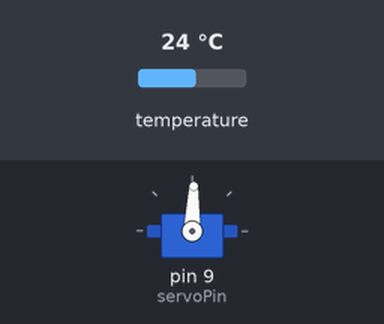
A sketch run on a simulated Arduino Uno, built with avr-gcc and run on an emulated ATmega328P. Parts: servo. Inputs (shaded band) come from the test bench; at power-on: temperature 24 °C.

Above: at 2.7 s.
2.8 s: temperature set to 12 °C
At 4.7 s:
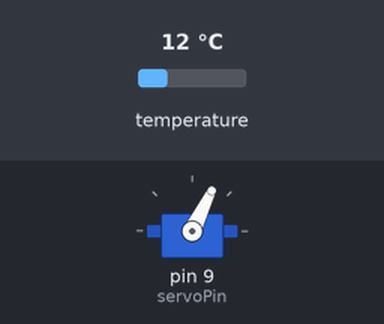
5.0 s: temperature set to 33 °C
At 6.7 s:
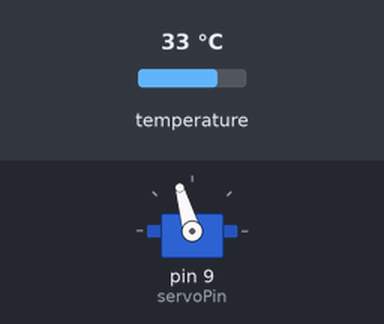
7.5 s: temperature set to 41 °C
At 9.7 s:
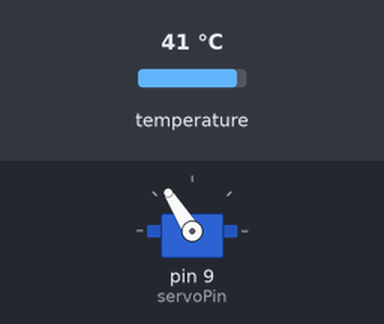
Timing chart, 0 to 11.2 s (numbered marks = the images above; inputs shaded):
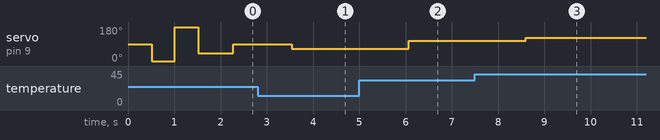

Measured:
- after the input at 2.8 s, servo on pin 9 (servoPin): 88° → 64° after 0.74 s
- after the input at 5.0 s, servo on pin 9 (servoPin): 64° → 106° after 1.1 s
- after the input at 7.5 s, servo on pin 9 (servoPin): 106° → 122° after 1.1 s

The sketch:

temperature.ino
```cpp
//code implemented from https://create.arduino.cc/projecthub/everth-villamil-ruiz/temperature-sensor-ds18b20-3decfc
#include <OneWire.h>
#include <DallasTemperature.h>
#include <Servo.h>

#define ONE_WIRE_BUS 2
#define servoPin 9

//initialization
OneWire oneWire(ONE_WIRE_BUS);
DallasTemperature sensors(&oneWire);
Servo servo;

//variables
int temp = 0;
int servoAngle = 0;

void setup(void)
{
  //begin serial
  Serial.begin(9600);

  //begin sensor bus and attach sensor
  sensors.begin();
  servo.attach(servoPin);

  //servo range test
  delay(500);
  servo.write(0);
  delay(500);
  servo.write(180);
  delay(500);

  //set servo to show 0C
  servo.write(40);
}

void loop(void)
{
  //request temperature from sensor
  sensors.requestTemperatures();

  //set variable temp to current temperature
  temp = sensors.getTempCByIndex(0);

  //calculate servo angle (40 degrees is 0C)
  servoAngle = 40 + (temp * 2);

  //if the temperature is off the display, show end of display
  if (servoAngle < 0) {

    servoAngle = 0;
  } else if (servoAngle > 180) {

    servoAngle = 180;
  }

  //write angle to servo
  servo.write(servoAngle);

  //delay 500 miliseconds
  delay(500);
}
```
